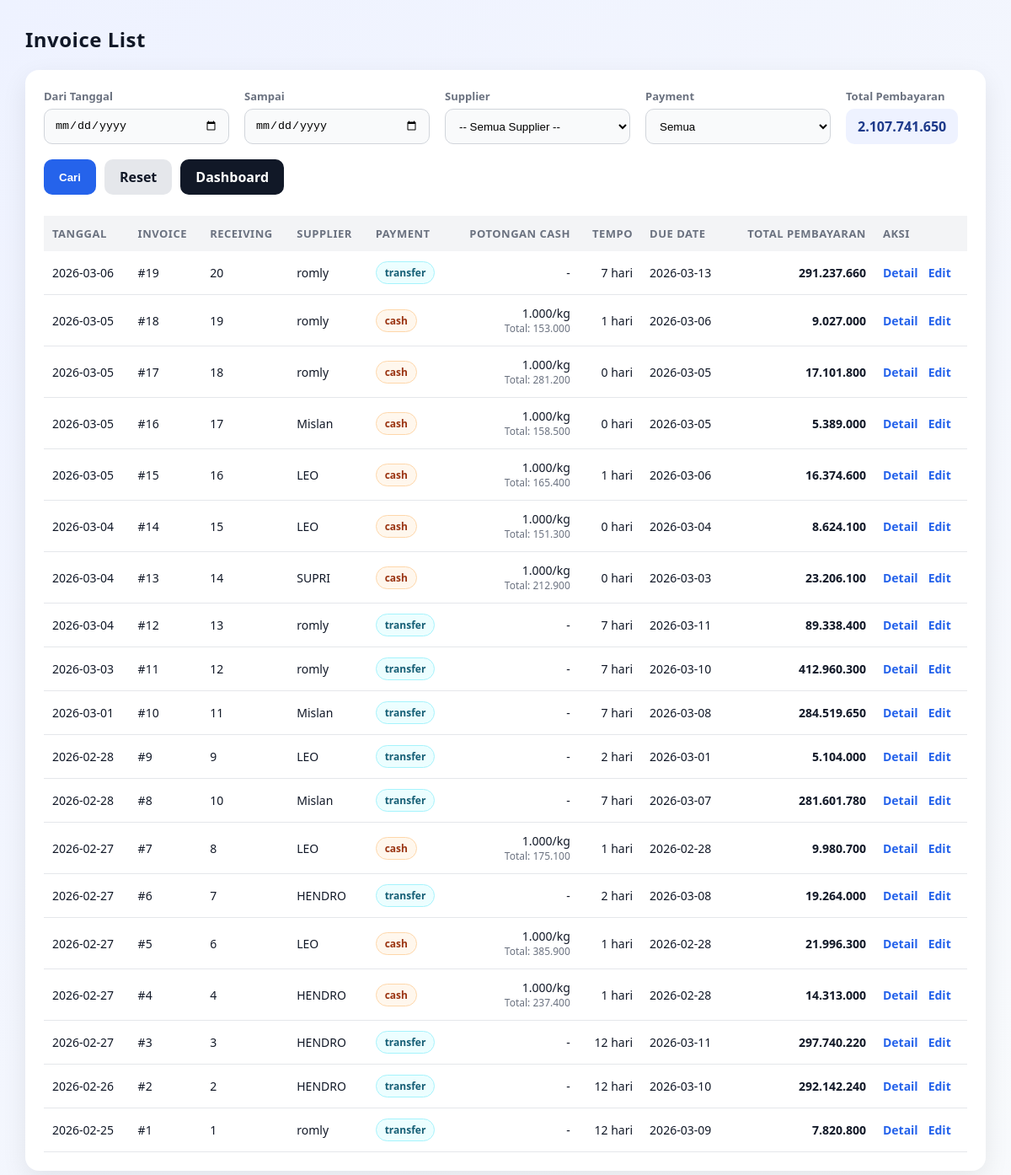
The page /invoice/list on the database as committed earlier.
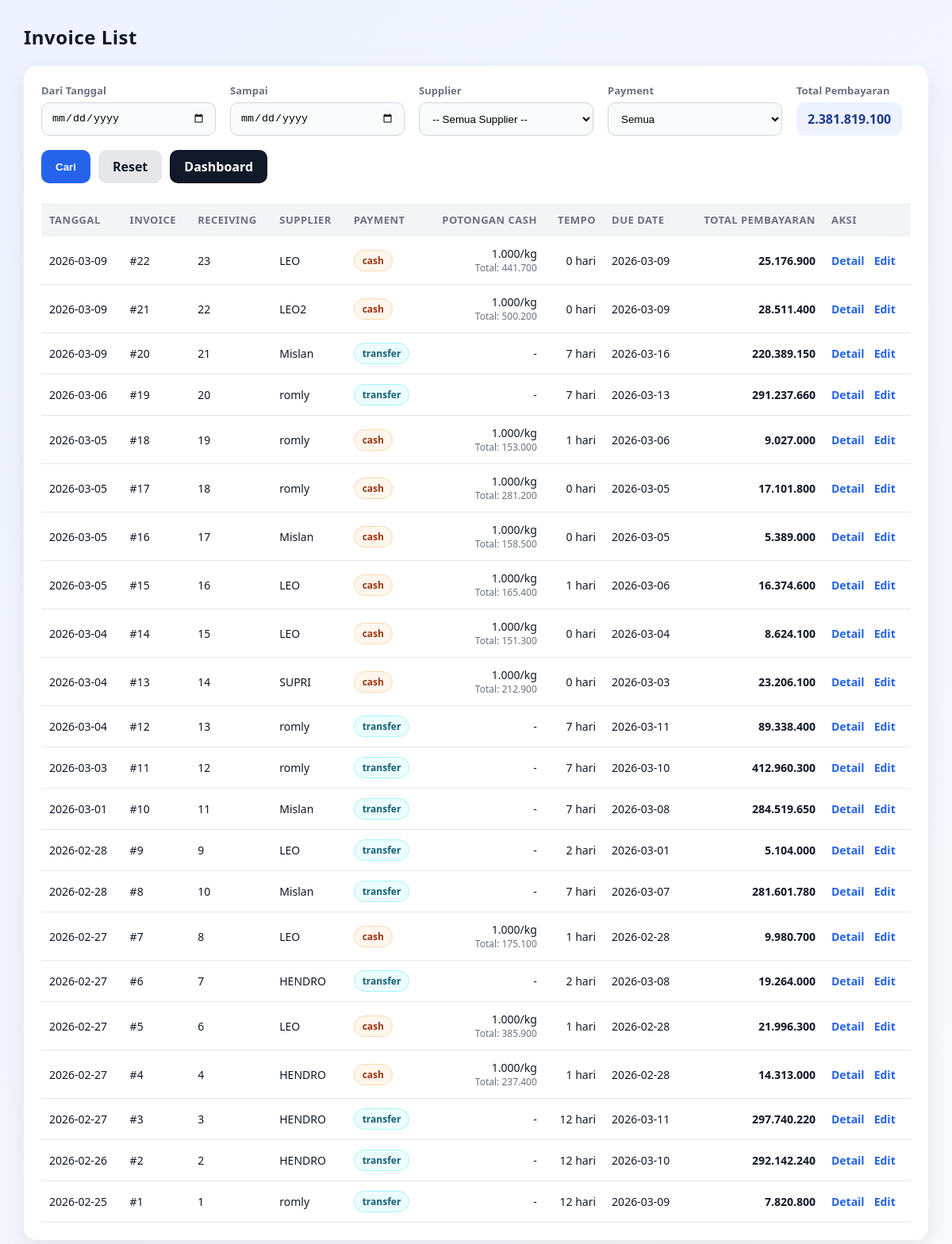
The same page on the database as committed later.
### tables this page shows
CREATE TABLE invoice_header (
            id INTEGER PRIMARY KEY AUTOINCREMENT,

            receiving_id INTEGER NOT NULL UNIQUE, -- 1 receiving = 1 invoice
            tanggal TEXT NOT NULL DEFAULT (date('now','localtime')),
            supplier TEXT NOT NULL,
            price_points_json TEXT NOT NULL,
            payment_type TEXT NOT NULL
                CHECK (payment_type IN ('cash','transfer')),
            tempo_hari INTEGER DEFAULT 0,
            due_date TEXT,

            -- Cash deduct per kg (hanya berlaku kalau cash)
            cash_deduct_per_kg_rp INTEGER DEFAULT 0,
            cash_deduct_total_rp INTEGER DEFAULT 0,
            -- PPh (siap dipakai nanti, 0.25% = 25)
            pph_rate_bp INTEGER DEFAULT 0,
            pph_amount_rp INTEGER DEFAULT 0,
            -- Total Supplier
            subtotal_rp INTEGER DEFAULT 0,
            total_payable_rp INTEGER DEFAULT 0,
            total_paid_g INTEGER DEFAULT 0,
            status TEXT DEFAULT 'draft'
                CHECK (status IN ('draft','issued','paid','void')),
            created_at TEXT DEFAULT (datetime('now','localtime')), note TEXT, grade_prices_json TEXT,
            FOREIGN KEY(receiving_id)
                REFERENCES receiving_header(id)
                ON DELETE CASCADE
        );

### invoice/routes.py (the view)
@invoice_bp.route("/list", methods=["GET"])
def invoice_list():
    start = (request.args.get("start") or "").strip() or None
    end = (request.args.get("end") or "").strip() or None
    supplier = (request.args.get("supplier") or "").strip() or None
    payment_type = (request.args.get("payment_type") or "").strip() or None
    rows = repo.fetch_invoice_list(
        start=start,
        end=end,
        supplier=supplier,
        payment_type=payment_type,
        limit=request.args.get("limit") or 500
    )
    rows = [dict(r) for r in rows]
    total_payable = sum(int(r.get("total_payable_rp") or 0) for r in rows)
    return render_template(
        "invoice/list.html",
        rows=rows,
        start=start,
        end=end,
        supplier=supplier,
        payment_type=payment_type,
        total_payable=total_payable,
    )

### helpers/db.py (called while the page is built)
def get_conn():
    conn = sqlite3.connect(DB_PATH, timeout=30)
    conn.row_factory = sqlite3.Row
    conn.execute("PRAGMA foreign_keys = ON;")
    conn.execute("PRAGMA journal_mode = WAL;")
    return conn

### templates/invoice/list.html (shortened to what this page needs)
<!doctype html>
<html lang="id">
<head>
</head>
<body>
<div class="top">
  <h2>Invoice List</h2>
</div>
<div class="card">
<form method="get" action="/invoice/list" class="filter-row">
  <div class="filter-item">
    <label>Dari Tanggal</label>
    <input type="date" name="start" value="{{ start or '' }}">
  </div>
  <div class="filter-item">
    <label>Sampai</label>
    <input type="date" name="end" value="{{ end or '' }}">
  </div>
  <div class="filter-item">
    <label>Supplier</label>
    <select id="supplier" name="supplier"></select>
  </div>
  <div class="filter-item">
    <label>Payment</label>
    <select name="payment_type">
      <option value="" {% if not payment_type %}selected{% endif %}>Semua</option>
    </select>
  </div>
  <div class="filter-item">
    <label>Total Pembayaran</label>
    <div class="summary-pill">
      {{ "{:,.0f}".format(total_payable or 0).replace(",", ".") }}
    </div>
  </div>
  <div class="filter-actions">
    <button class="btn btn-primary" type="submit">Cari</button>
    <a class="btn btn-ghost" href="/invoice/list">Reset</a>
    <a class="btn btn-secondary" href="/dashboard">Dashboard</a>
  </div>
</form>
<table>
<thead>
<tr>
  <th>Tanggal</th>
  <th>Invoice</th>
  <th>Receiving</th>
  <th>Supplier</th>
  <th>Payment</th>
  <th class="right">Potongan Cash</th>
  <th class="right">Tempo</th>
  <th>Due Date</th>
  <th class="right">Total Pembayaran</th>
  <th>Aksi</th>
</tr>
</thead>
<tbody>
{% for r in rows %}
<tr>
  <td>{{ r.tanggal }}</td>
  <td>#{{ r.id }}</td>
  <td>{{ r.receiving_id }}</td>
  <td>{{ r.supplier }}</td>
  <td>
    {% set pt = (r.payment_type or 'transfer') %}
    <span class="pill {{ pt }}">{{ pt }}</span>
  </td>
  <td class="right">
    {% if (r.payment_type == 'cash') and (r.cash_deduct_per_kg_rp or 0) > 0 %}
      {{ "{:,.0f}".format(r.cash_deduct_per_kg_rp or 0).replace(",", ".") }}/kg
      <div class="small">Total: {{ "{:,.0f}".format(r.cash_deduct_total_rp or 0).replace(",", ".") }}</div>
    {% else %}
      -
    {% endif %}
  </td>
  <td class="right">{{ r.tempo_hari or 0 }} hari</td>
  <td>{{ r.due_date or "-" }}</td>
  <td class="right total-bold">
    {{ "{:,.0f}".format(r.total_payable_rp or 0).replace(",", ".") }}
  </td>
  <td>
    <div class="aksi">
      <a href="/invoice/view/{{ r.id }}">Detail</a>
     <a href="{{ url_for('invoice.invoice_edit', invoice_id=r.id) }}">Edit</a>
    </div>
  </td>
</tr>
{% endfor %}
</tbody>
</table>
</div>
</body>
</html>

Rows that differ between the two databases and show on the page:
added invoice_header: tanggal "2026-03-09", id "22", receiving_id "23", supplier "LEO", payment_type "cash", cash_deduct_per_kg_rp "1.000", cash_deduct_total_rp "441.700", tempo_hari "0", due_date "2026-03-09", total_payable_rp "25.176.900"
added invoice_header: tanggal "2026-03-09", id "21", receiving_id "22", supplier "LEO2", payment_type "cash", cash_deduct_per_kg_rp "1.000", cash_deduct_total_rp "500.200", tempo_hari "0", due_date "2026-03-09", total_payable_rp "28.511.400"
added invoice_header: tanggal "2026-03-09", id "20", receiving_id "21", supplier "Mislan", payment_type "transfer", tempo_hari "7", due_date "2026-03-16", total_payable_rp "220.389.150"
Other text that changed with them:
{{ "{:,.0f}".format(total_payable or 0).replace(",", ".") }}: "2.107.741.650" → "2.381.819.100"
